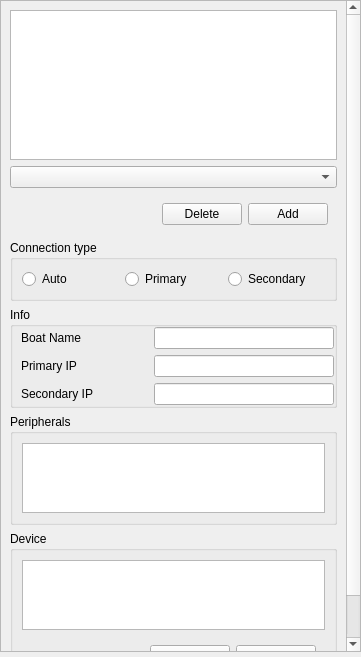
<?xml version="1.0" encoding="UTF-8"?>
<ui version="4.0">
 <class>BoatSetting</class>
 <widget class="QWidget" name="BoatSetting">
  <property name="geometry">
   <rect>
    <x>0</x>
    <y>0</y>
    <width>361</width>
    <height>657</height>
   </rect>
  </property>
  <property name="windowTitle">
   <string>Form</string>
  </property>
  <layout class="QVBoxLayout" name="verticalLayout">
   <property name="leftMargin">
    <number>0</number>
   </property>
   <property name="topMargin">
    <number>0</number>
   </property>
   <property name="rightMargin">
    <number>0</number>
   </property>
   <property name="bottomMargin">
    <number>5</number>
   </property>
   <item>
    <widget class="QScrollArea" name="scrollArea">
     <property name="widgetResizable">
      <bool>true</bool>
     </property>
     <widget class="QWidget" name="scrollAreaWidgetContents">
      <property name="geometry">
       <rect>
        <x>0</x>
        <y>0</y>
        <width>359</width>
        <height>751</height>
       </rect>
      </property>
      <layout class="QVBoxLayout" name="verticalLayout_2">
       <item>
        <widget class="QTableView" name="BoatTableView">
         <property name="sizePolicy">
          <sizepolicy hsizetype="Expanding" vsizetype="Fixed">
           <horstretch>0</horstretch>
           <verstretch>0</verstretch>
          </sizepolicy>
         </property>
         <property name="minimumSize">
          <size>
           <width>0</width>
           <height>150</height>
          </size>
         </property>
         <property name="frameShape">
          <enum>QFrame::StyledPanel</enum>
         </property>
        </widget>
       </item>
       <item>
        <widget class="QComboBox" name="BoatcomboBox">
         <property name="frame">
          <bool>true</bool>
         </property>
        </widget>
       </item>
       <item>
        <widget class="QWidget" name="widget_4" native="true">
         <layout class="QHBoxLayout" name="horizontalLayout_4">
          <item>
           <spacer name="horizontalSpacer_2">
            <property name="orientation">
             <enum>Qt::Horizontal</enum>
            </property>
            <property name="sizeHint" stdset="0">
             <size>
              <width>40</width>
              <height>20</height>
             </size>
            </property>
           </spacer>
          </item>
          <item>
           <widget class="QPushButton" name="deleteBoatPushButton">
            <property name="text">
             <string>Delete</string>
            </property>
           </widget>
          </item>
          <item>
           <widget class="QPushButton" name="addBoatPushButton">
            <property name="text">
             <string>Add</string>
            </property>
           </widget>
          </item>
         </layout>
        </widget>
       </item>
       <item>
        <widget class="QGroupBox" name="groupBox_3">
         <property name="title">
          <string>Connection type</string>
         </property>
         <layout class="QHBoxLayout" name="horizontalLayout_6">
          <item>
           <widget class="QRadioButton" name="autoButton">
            <property name="text">
             <string>Auto</string>
            </property>
           </widget>
          </item>
          <item>
           <widget class="QRadioButton" name="primaryButton">
            <property name="text">
             <string>Primary</string>
            </property>
           </widget>
          </item>
          <item>
           <widget class="QRadioButton" name="secondaryButton">
            <property name="text">
             <string>Secondary</string>
            </property>
           </widget>
          </item>
         </layout>
        </widget>
       </item>
       <item>
        <widget class="QGroupBox" name="infoBox">
         <property name="sizePolicy">
          <sizepolicy hsizetype="Preferred" vsizetype="Maximum">
           <horstretch>0</horstretch>
           <verstretch>0</verstretch>
          </sizepolicy>
         </property>
         <property name="title">
          <string>Info</string>
         </property>
         <property name="flat">
          <bool>false</bool>
         </property>
         <property name="checkable">
          <bool>false</bool>
         </property>
         <layout class="QVBoxLayout" name="verticalLayout_3">
          <property name="leftMargin">
           <number>8</number>
          </property>
          <property name="topMargin">
           <number>0</number>
          </property>
          <property name="rightMargin">
           <number>0</number>
          </property>
          <property name="bottomMargin">
           <number>0</number>
          </property>
          <item>
           <widget class="QWidget" name="widget" native="true">
            <property name="sizePolicy">
             <sizepolicy hsizetype="Preferred" vsizetype="Preferred">
              <horstretch>0</horstretch>
              <verstretch>0</verstretch>
             </sizepolicy>
            </property>
            <layout class="QHBoxLayout" name="horizontalLayout">
             <property name="leftMargin">
              <number>0</number>
             </property>
             <property name="topMargin">
              <number>0</number>
             </property>
             <property name="rightMargin">
              <number>0</number>
             </property>
             <property name="bottomMargin">
              <number>0</number>
             </property>
             <item>
              <widget class="QLabel" name="label_2">
               <property name="text">
                <string>Boat Name</string>
               </property>
              </widget>
             </item>
             <item>
              <widget class="QLineEdit" name="BoatlineEdit">
               <property name="sizePolicy">
                <sizepolicy hsizetype="Fixed" vsizetype="Fixed">
                 <horstretch>0</horstretch>
                 <verstretch>0</verstretch>
                </sizepolicy>
               </property>
               <property name="minimumSize">
                <size>
                 <width>180</width>
                 <height>0</height>
                </size>
               </property>
              </widget>
             </item>
            </layout>
           </widget>
          </item>
          <item>
           <widget class="QWidget" name="widget_2" native="true">
            <layout class="QHBoxLayout" name="horizontalLayout_2">
             <property name="leftMargin">
              <number>0</number>
             </property>
             <property name="topMargin">
              <number>0</number>
             </property>
             <property name="rightMargin">
              <number>0</number>
             </property>
             <property name="bottomMargin">
              <number>0</number>
             </property>
             <item>
              <widget class="QLabel" name="label_3">
               <property name="text">
                <string>Primary IP     </string>
               </property>
              </widget>
             </item>
             <item>
              <widget class="QLineEdit" name="PIPlineEdit">
               <property name="sizePolicy">
                <sizepolicy hsizetype="Fixed" vsizetype="Fixed">
                 <horstretch>0</horstretch>
                 <verstretch>0</verstretch>
                </sizepolicy>
               </property>
               <property name="minimumSize">
                <size>
                 <width>180</width>
                 <height>0</height>
                </size>
               </property>
              </widget>
             </item>
            </layout>
           </widget>
          </item>
          <item>
           <widget class="QWidget" name="widget_3" native="true">
            <layout class="QHBoxLayout" name="horizontalLayout_3">
             <property name="leftMargin">
              <number>0</number>
             </property>
             <property name="topMargin">
              <number>0</number>
             </property>
             <property name="rightMargin">
              <number>0</number>
             </property>
             <property name="bottomMargin">
              <number>0</number>
             </property>
             <item>
              <widget class="QLabel" name="label_4">
               <property name="text">
                <string>Secondary IP</string>
               </property>
              </widget>
             </item>
             <item>
              <widget class="QLineEdit" name="SIPlineEdit">
               <property name="sizePolicy">
                <sizepolicy hsizetype="Fixed" vsizetype="Fixed">
                 <horstretch>0</horstretch>
                 <verstretch>0</verstretch>
                </sizepolicy>
               </property>
               <property name="minimumSize">
                <size>
                 <width>180</width>
                 <height>0</height>
                </size>
               </property>
              </widget>
             </item>
            </layout>
           </widget>
          </item>
         </layout>
        </widget>
       </item>
       <item>
        <widget class="QGroupBox" name="groupBox_2">
         <property name="title">
          <string>Peripherals</string>
         </property>
         <layout class="QVBoxLayout" name="verticalLayout_5">
          <item>
           <widget class="QTableView" name="PeriTableView"/>
          </item>
         </layout>
        </widget>
       </item>
       <item>
        <widget class="QGroupBox" name="groupBox">
         <property name="title">
          <string>Device</string>
         </property>
         <layout class="QVBoxLayout" name="verticalLayout_4">
          <item>
           <widget class="QTableView" name="DeviceTableView"/>
          </item>
          <item>
           <widget class="QWidget" name="widget_5" native="true">
            <layout class="QHBoxLayout" name="horizontalLayout_5">
             <item>
              <spacer name="horizontalSpacer">
               <property name="orientation">
                <enum>Qt::Horizontal</enum>
               </property>
               <property name="sizeHint" stdset="0">
                <size>
                 <width>40</width>
                 <height>20</height>
                </size>
               </property>
              </spacer>
             </item>
             <item>
              <widget class="QPushButton" name="deleteDeviceButton">
               <property name="text">
                <string>Delete</string>
               </property>
              </widget>
             </item>
             <item>
              <widget class="QPushButton" name="addDeviceButton">
               <property name="text">
                <string>Add</string>
               </property>
              </widget>
             </item>
            </layout>
           </widget>
          </item>
         </layout>
        </widget>
       </item>
       <item>
        <spacer name="verticalSpacer">
         <property name="orientation">
          <enum>Qt::Vertical</enum>
         </property>
         <property name="sizeHint" stdset="0">
          <size>
           <width>20</width>
           <height>40</height>
          </size>
         </property>
        </spacer>
       </item>
      </layout>
     </widget>
    </widget>
   </item>
  </layout>
 </widget>
 <resources/>
 <connections/>
</ui>
